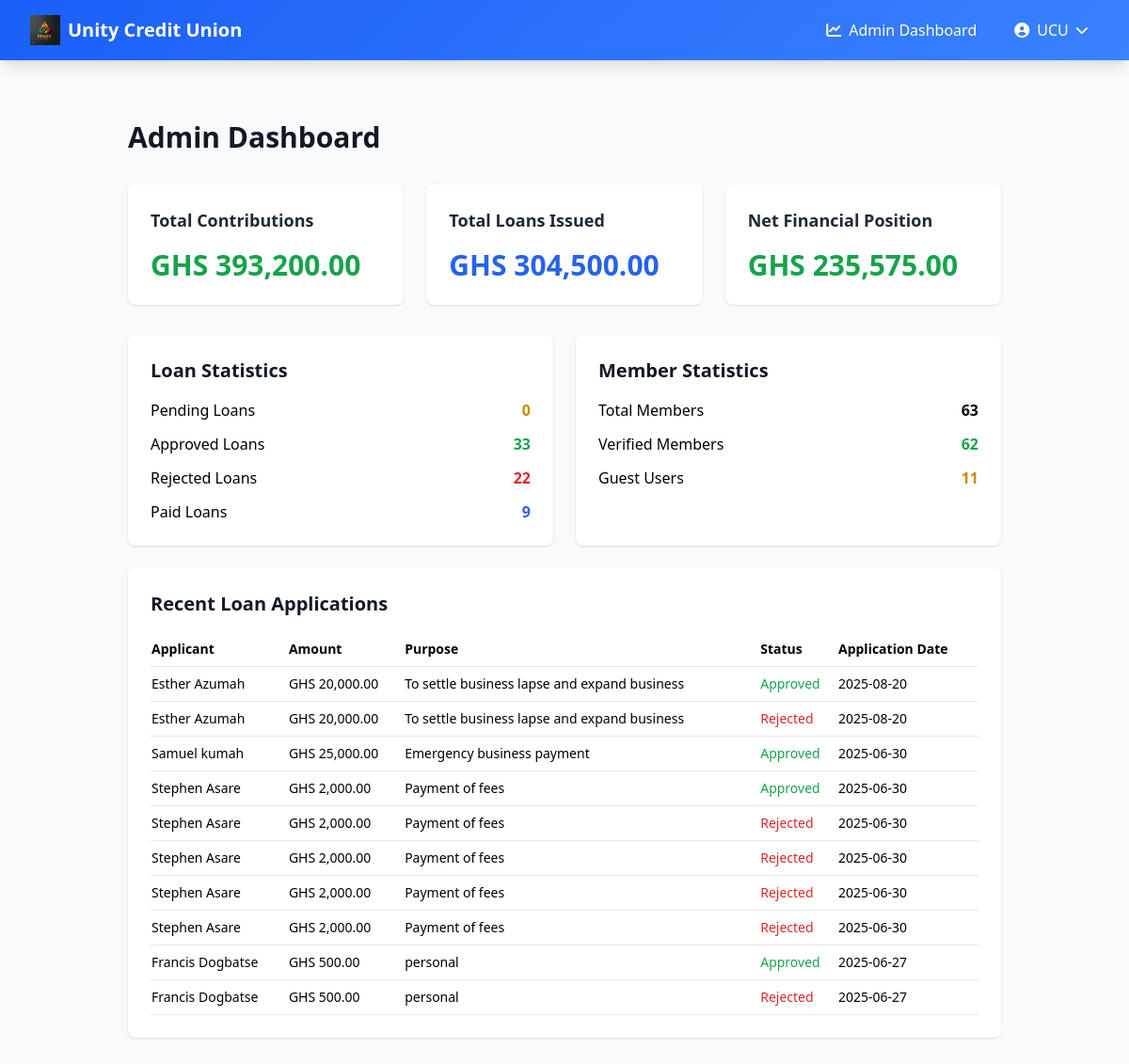
Page /admin/special (signed in) on the committed database.
### app.py (models this page shows, shortened)
class User(UserMixin, db.Model):
    __tablename__ = 'user'
    id = db.Column(db.Integer, primary_key=True)
    email = db.Column(db.String(120), unique=True, nullable=False)
    password_hash = db.Column(db.String(128), nullable=True)  # Made nullable
    is_verified = db.Column(db.Boolean, default=False)
    is_admin = db.Column(db.Boolean, default=False)
    is_guest = db.Column(db.Boolean, default=False)  # New field to identify non-member users
    national_id = db.Column(db.String(20), unique=True, nullable=False)
    account_number = db.Column(db.String(20), unique=True)
    first_name = db.Column(db.String(50), nullable=False)
    last_name = db.Column(db.String(50), nullable=False)
    other_names = db.Column(db.String(50), nullable=True)
    date_of_birth = db.Column(db.Date, nullable=False)
    occupation = db.Column(db.String(100), nullable=False)
    phone_number = db.Column(db.String(20), nullable=False)
    address = db.Column(db.String(200), nullable=False)
    city = db.Column(db.String(100), nullable=False)
    state = db.Column(db.String(100), nullable=False)
    country = db.Column(db.String(100), nullable=False)
    national_id_file = db.Column(db.String(255), nullable=True)
    passport_photo = db.Column(db.String(255), nullable=True)  # New field for passport photo
    contributions = db.relationship('Contribution', backref='user', lazy=True)
    loans = db.relationship('Loan', backref='user', lazy=True, foreign_keys='Loan.user_id')
    guarantees = db.relationship('Loan', backref='guarantor', lazy=True, foreign_keys='Loan.guarantor_id')

class Loan(db.Model):
    __tablename__ = 'loan'
    id = db.Column(db.Integer, primary_key=True)
    user_id = db.Column(db.Integer, db.ForeignKey('user.id'), nullable=False)
    amount = db.Column(db.Float, nullable=False)
    interest_rate = db.Column(db.Float, nullable=True)
    total_amount = db.Column(db.Float, nullable=True)
    amount_paid = db.Column(db.Float, default=0.0)
    remaining_amount = db.Column(db.Float, nullable=True)
    purpose = db.Column(db.String(200), nullable=False)
    guarantor_id = db.Column(db.Integer, db.ForeignKey('user.id'), nullable=False)
    term = db.Column(db.Integer, nullable=False)
    income = db.Column(db.Float, nullable=False)
    status = db.Column(db.String(20), default='pending')  # Status can now be: 'pending', 'approved', 'rejected', 'paid'
    application_date = db.Column(db.DateTime, default=datetime.utcnow)
    approval_date = db.Column(db.DateTime, nullable=True)
    repayment_date = db.Column(db.DateTime, nullable=True)
    paid_date = db.Column(db.DateTime, nullable=True)  # New column to track when loan was fully paid

### app.py (the view)
@app.route('/admin/special')
@login_required
def admin_special():
    if not current_user.is_admin:
        flash('You do not have permission to access this page.', 'error')
        return redirect(url_for('home'))
    total_contributions = db.session.query(
        func.coalesce(func.sum(Contribution.amount), 0)
    ).scalar()
    total_loans_amount = db.session.query(
        func.coalesce(func.sum(Loan.amount), 0)
    ).scalar()
    total_loans_paid = db.session.query(
        func.coalesce(func.sum(Loan.amount_paid), 0)
    ).scalar()
    loan_stats = {
        'pending_loans': Loan.query.filter_by(status='pending').count(),
        'approved_loans': Loan.query.filter_by(status='approved').count(),
        'rejected_loans': Loan.query.filter_by(status='rejected').count(),
        'paid_loans': Loan.query.filter_by(status='paid').count()
    }
    member_stats = {
        'total_members': User.query.filter_by(is_guest=False).count(),
        'verified_members': User.query.filter_by(is_verified=True, is_guest=False).count(),
        'guest_users': User.query.filter_by(is_guest=True).count()
    }
    monthly_contributions = db.session.query(
        func.strftime('%Y-%m-01', Contribution.date).label('month'),
        func.sum(Contribution.amount).label('total_amount')
    ).group_by(func.strftime('%Y-%m-01', Contribution.date)).order_by('month').all()
    recent_loans = Loan.query.order_by(Loan.application_date.desc()).limit(10).all()
    total_active_loans = db.session.query(
        func.coalesce(func.sum(Loan.remaining_amount), 0)
    ).filter(Loan.status == 'approved').scalar()
    financial_health = {
        'total_contributions': total_contributions,
        'total_loans_amount': total_loans_amount,
        'total_loans_paid': total_loans_paid,
        'active_loan_balance': total_active_loans,
        'net_position': total_contributions - total_active_loans
    }
    return render_template(
        'admin_special.html',
        total_contributions=total_contributions,
        total_loans_amount=total_loans_amount,
        loan_stats=loan_stats,
        member_stats=member_stats,
        monthly_contributions=monthly_contributions,
        recent_loans=recent_loans,
        financial_health=financial_health
    )

### app.py (called while the page is built)
@login_manager.user_loader
def load_user(user_id):
    return User.query.get(int(user_id))

### templates/admin_special.html
{% extends "base.html" %} {% block content %}
<div class="min-h-screen bg-gray-50 py-8 px-4 sm:px-6 lg:px-8">
  <div class="max-w-7xl mx-auto">
    <h1 class="text-3xl font-bold text-gray-900 mb-8">Admin Dashboard</h1>
    <div class="grid grid-cols-1 md:grid-cols-3 gap-6 mb-8">
      <div class="bg-white shadow rounded-lg p-6">
        <h2 class="text-lg font-semibold text-gray-800 mb-4">
          Total Contributions
        </h2>
        <div class="text-3xl font-bold text-green-600">
          GHS {{ "{:,.2f}".format(total_contributions) }}
        </div>
      </div>
      <div class="bg-white shadow rounded-lg p-6">
        <h2 class="text-lg font-semibold text-gray-800 mb-4">
          Total Loans Issued
        </h2>
        <div class="text-3xl font-bold text-blue-600">
          GHS {{ "{:,.2f}".format(total_loans_amount) }}
        </div>
      </div>
      <div class="bg-white shadow rounded-lg p-6">
        <h2 class="text-lg font-semibold text-gray-800 mb-4">
          Net Financial Position
        </h2>
        <div
          class="text-3xl font-bold {{ 'text-green-600' if financial_health.net_position > 0 else 'text-red-600' }}"
        >
          GHS {{ "{:,.2f}".format(financial_health.net_position) }}
        </div>
      </div>
    </div>
    <div class="grid grid-cols-1 md:grid-cols-2 gap-6">
      <div class="bg-white shadow rounded-lg p-6">
        <h2 class="text-xl font-semibold text-gray-900 mb-4">
          Loan Statistics
        </h2>
        <div class="space-y-3">
          <div class="flex justify-between">
            <span>Pending Loans</span>
            <span class="font-bold text-yellow-600"
              >{{ loan_stats.pending_loans }}</span
            >
          </div>
          <div class="flex justify-between">
            <span>Approved Loans</span>
            <span class="font-bold text-green-600"
              >{{ loan_stats.approved_loans }}</span
            >
          </div>
          <div class="flex justify-between">
            <span>Rejected Loans</span>
            <span class="font-bold text-red-600"
              >{{ loan_stats.rejected_loans }}</span
            >
          </div>
          <div class="flex justify-between">
            <span>Paid Loans</span>
            <span class="font-bold text-blue-600"
              >{{ loan_stats.paid_loans }}</span
            >
          </div>
        </div>
      </div>
      <div class="bg-white shadow rounded-lg p-6">
        <h2 class="text-xl font-semibold text-gray-900 mb-4">
          Member Statistics
        </h2>
        <div class="space-y-3">
          <div class="flex justify-between">
            <span>Total Members</span>
            <span class="font-bold">{{ member_stats.total_members }}</span>
          </div>
          <div class="flex justify-between">
            <span>Verified Members</span>
            <span class="font-bold text-green-600"
              >{{ member_stats.verified_members }}</span
            >
          </div>
          <div class="flex justify-between">
            <span>Guest Users</span>
            <span class="font-bold text-yellow-600"
              >{{ member_stats.guest_users }}</span
            >
          </div>
        </div>
      </div>
    </div>
    <div class="bg-white shadow rounded-lg p-6 mt-6">
      <h2 class="text-xl font-semibold text-gray-900 mb-4">
        Recent Loan Applications
      </h2>
      <table class="w-full text-sm text-left">
        <thead>
          <tr class="border-b">
            <th class="py-2">Applicant</th>
            <th class="py-2">Amount</th>
            <th class="py-2">Purpose</th>
            <th class="py-2">Status</th>
            <th class="py-2">Application Date</th>
          </tr>
        </thead>
        <tbody>
          {% for loan in recent_loans %}
          <tr class="border-b">
            <td class="py-2">
              {{ loan.user.first_name }} {{ loan.user.last_name }}
            </td>
            <td class="py-2">GHS {{ "{:,.2f}".format(loan.amount) }}</td>
            <td class="py-2">{{ loan.purpose }}</td>
            <td class="py-2">
              <span
                class="{{
                'text-yellow-600' if loan.status == 'pending' else
                'text-green-600' if loan.status == 'approved' else
                'text-red-600' if loan.status == 'rejected' else
                'text-blue-600'
              }}"
              >
                {{ loan.status.capitalize() }}
              </span>
            </td>
            <td class="py-2">
              {{ loan.application_date.strftime('%Y-%m-%d') }}
            </td>
          </tr>
          {% endfor %}
        </tbody>
      </table>
    </div>
  </div>
</div>
{% endblock %}

### templates/base.html (shortened to what this page needs)
<!DOCTYPE html>
<html lang="en">
  <head>
    <script src="https://cdn.tailwindcss.com"></script>
    <link
      href="https://cdnjs.cloudflare.com/ajax/libs/font-awesome/6.0.0/css/all.min.css"
      rel="stylesheet"
    />
  </head>
  <body
    class="bg-gray-50 min-h-screen flex flex-col"
    x-data="{ mobileMenuOpen: false }"
  >
    <nav class="gradient-bg shadow-lg relative z-50">
      <div class="max-w-7xl mx-auto px-4 sm:px-6 lg:px-8">
        <div class="flex justify-between h-16">
          <div class="flex items-center">
            <a href="{{ url_for('home') }}" class="flex items-center">
              <img
                src="{{ url_for('static', filename='images/unitylogo.jpg')}}"
                alt="Unity Credit Union Logo"
                class="h-8 w-auto mr-2"
              />
              <span class="text-white text-xl font-bold"
                >Unity Credit Union</span
              >
            </a>
          </div>
          <div class="hidden md:flex items-center space-x-4">
            {% if current_user.is_authenticated %} {% if current_user.is_admin
            %}
            <a
              href="{{ url_for('admin_dashboard') }}"
              class="text-white hover:text-primary-100 transition-colors duration-200 px-3 py-2 rounded-md hover:bg-primary-700"
            >
              <i class="fas fa-chart-line mr-2"></i>Admin Dashboard
            </a>
            {% endif %}
            <div class="relative" x-data="{ open: false }">
              <button
                @click="open = !open"
                @click.away="open = false"
                class="flex items-center text-white hover:text-primary-100 transition-colors duration-200 px-3 py-2 rounded-md hover:bg-primary-700"
              >
                <i class="fas fa-user-circle mr-2"></i>
                {{ current_user.first_name }}
                <i
                  class="fas fa-chevron-down ml-2 text-sm transition-transform"
                  :class="{ 'transform rotate-180': open }"
                ></i>
              </button>
            </div>
            {% endif %}
          </div>
        </div>
      </div>
    </nav>
    <main class="flex-grow container mx-auto px-4 py-8">
      {% block content %}{% endblock %}
    </main>
  </body>
</html>

### templates/base.html (style rules this page uses)
.gradient-bg { background: linear-gradient(135deg, #1a5ff7 0%, #3b82ff 100%); }

### rows in the picture
User: first_name "UCU"
Loan: user.first_name "Esther", user.last_name "Azumah", amount "20,000.00", purpose "To settle business lapse and expand business", status "Approved", application_date "2025-08-20"
Loan: user.first_name "Esther", user.last_name "Azumah", amount "20,000.00", purpose "To settle business lapse and expand business", status "Rejected", application_date "2025-08-20"
Loan: user.first_name "Samuel", user.last_name "kumah", amount "25,000.00", purpose "Emergency business payment", status "Approved", application_date "2025-06-30"
Loan: user.first_name "Stephen", user.last_name "Asare", amount "2,000.00", purpose "Payment of fees", status "Approved", application_date "2025-06-30"
Loan: user.first_name "Stephen", user.last_name "Asare", amount "2,000.00", purpose "Payment of fees", status "Rejected", application_date "2025-06-30"
Loan: user.first_name "Stephen", user.last_name "Asare", amount "2,000.00", purpose "Payment of fees", status "Rejected", application_date "2025-06-30"
Loan: user.first_name "Stephen", user.last_name "Asare", amount "2,000.00", purpose "Payment of fees", status "Rejected", application_date "2025-06-30"
Loan: user.first_name "Stephen", user.last_name "Asare", amount "2,000.00", purpose "Payment of fees", status "Rejected", application_date "2025-06-30"
Loan: user.first_name "Francis", user.last_name "Dogbatse", amount "500.00", purpose "personal", status "Approved", application_date "2025-06-27"
Loan: user.first_name "Francis", user.last_name "Dogbatse", amount "500.00", purpose "personal", status "Rejected", application_date "2025-06-27"

### other values in the picture
{{ "{:,.2f}".format(total_contributions) }} "393,200.00"
{{ "{:,.2f}".format(total_loans_amount) }} "304,500.00"
{{ "{:,.2f}".format(financial_health.net_position) }} "235,575.00"
{{ loan_stats.pending_loans }} "0"
{{ loan_stats.approved_loans }} "33"
{{ loan_stats.rejected_loans }} "22"
{{ loan_stats.paid_loans }} "9"
{{ member_stats.total_members }} "63"
{{ member_stats.verified_members }} "62"
{{ member_stats.guest_users }} "11"
